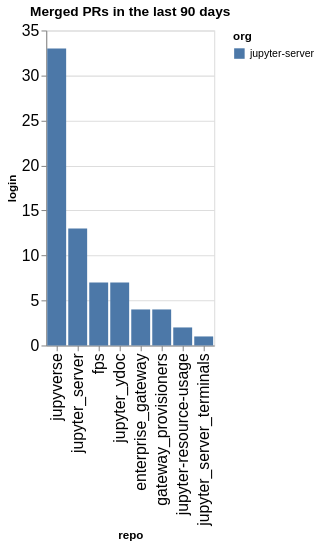

Write notebook code for a chart like this one.
### Code cell
prs_by_repo = merged.groupby(['org', 'repo']).count()['login'].reset_index().sort_values(['org', 'login'], ascending=False)
alt.Chart(data=prs_by_repo, title=f"Merged PRs in the last {n_days} days").mark_bar().encode(
    x=alt.X('repo', sort=prs_by_repo['repo'].values.tolist()),
    y='login',
    color='org'
)

### Figure 1 — Vega-Lite specification as saved in the notebook (floating-point values rounded to 4 significant figures)
{"config": {"axisLeft": {"labelFontSize": 15}, "axisBottom": {"labelFontSize": 15}}, "data": {"name": "data-a538c547f7c3e302952ab57ec7516f12"}, "mark": {"type": "bar"}, "encoding": {"color": {"field": "org", "type": "nominal"}, "x": {"field": "repo", "sort": ["jupyverse", "jupyter_server", "fps", "jupyter_ydoc", "enterprise_gateway", "gateway_provisioners", "jupyter-resource-usage", "jupyter_server_terminals"], "type": "nominal"}, "y": {"field": "login", "type": "quantitative"}}, "title": "Merged PRs in the last 90 days", "$schema": "https://vega.github.io/schema/vega-lite/v5.20.1.json", "datasets": {"data-a538c547f7c3e302952ab57ec7516f12": [{"org": "jupyter-server", "repo": "jupyverse", "login": 33}, {"org": "jupyter-server", "repo": "jupyter_server", "login": 13}, {"org": "jupyter-server", "repo": "fps", "login": 7}, {"org": "jupyter-server", "repo": "jupyter_ydoc", "login": 7}, {"org": "jupyter-server", "repo": "enterprise_gateway", "login": 4}, {"org": "jupyter-server", "repo": "gateway_provisioners", "login": 4}, {"org": "jupyter-server", "repo": "jupyter-resource-usage", "login": 2}, {"org": "jupyter-server", "repo": "jupyter_server_terminals", "login": 1}]}}
